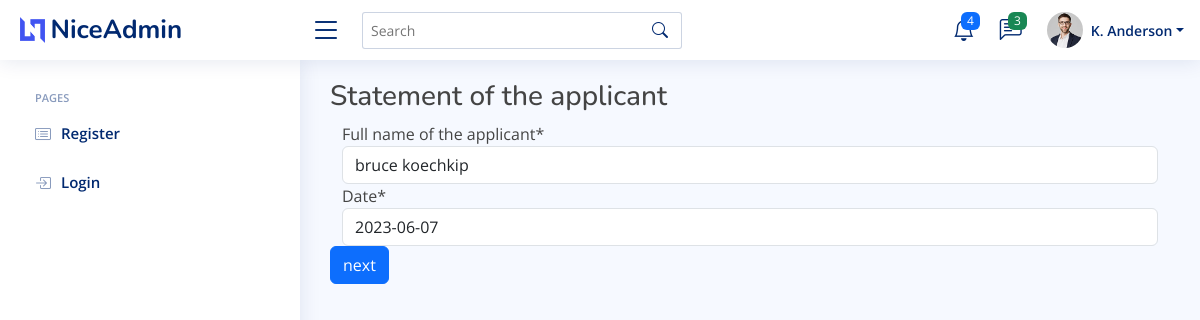
Page /statement_of_the_applicant (signed in) on the committed database.
### membership/models.py (models this page shows)
class Statement_of_the_applicant(models.Model):
    Full_name_of_the_applicant = models.CharField(max_length=50)
    Date = models.DateField()
    user = models.ForeignKey(User, on_delete=models.CASCADE, unique=True)

### membership/views.py (the view)
# urls.py: path("statement_of_the_applicant", Statement_of_the_applicant_view, name="statement_of_the_applicant"),
@login_required
def Statement_of_the_applicant_view(request):
    try:
        statement_of_the_applicant = Statement_of_the_applicant.objects.get(user=request.user)
        form = Statement_of_the_applicant_forms(request.POST or None, instance=statement_of_the_applicant)
        if request.method == "POST":
            if form.is_valid():
                form.save()
                userid = request.user
                Membership_applications.objects.get_or_create(
                    status='pending',
                    Comments='',
                    Member=userid
                )
                return render(request, 'confirmation.html',{'applicant_name': userid, 'your_name': 'Your Name'})
        else:
            form = Statement_of_the_applicant_forms(instance=statement_of_the_applicant)
    except Statement_of_the_applicant.DoesNotExist:
        form = Statement_of_the_applicant_forms(request.POST or None)
        if request.method == "POST":
            if form.is_valid():
                statement_of_the_applicant = form.save(commit=False)
                statement_of_the_applicant.user = request.user
                statement_of_the_applicant.save()
                username = request.user.username
                membership_officer, _ = Membership_applications.objects.get_or_create(
                    Membership_officer=request.user,
                    status='pending',
                    Comments='',
                    Member=username
                )
                return render(request, 'confirmation.html', {'applicant_name': username, 'your_name': 'Your Name'})
    return render(request, "statement_of_the_applicant.html", {"context": form})

### membership/forms.py
class Statement_of_the_applicant_forms(forms.ModelForm):
      class Meta:
          model = Statement_of_the_applicant
          exclude = ('user',)

### membership/templates/statement_of_the_applicant.html (shortened to what this page needs)
{% extends 'base2.html' %}
{% load crispy_forms_tags %}
{% load static %}
{% block content %}
<main id="main" class="main">
    <h3> Statement of the applicant </h3>
     <form method="POST" action="{% url 'membership:statement_of_the_applicant' %}">
    <div class="container">
{{ context|crispy }}
    </div>
         <input type="submit" name="submit" value="next"   class="btn btn-primary next-button" Next />
     </form>
</main>
{% endblock %}

### static/css/style.css (style rules this page uses)
:root { scroll-behavior: smooth; }
body { font-family: "Open Sans", sans-serif; background: #f6f9ff; color: #444444; }
h1, h2, h3, h4, h5, h6 { font-family: "Nunito", sans-serif; }
#main { margin-top: 60px; padding: 20px 30px; transition: all 0.3s; }
@media (min-width: 1200px) { #main, #footer { margin-left: 300px; } }

### rows in the picture
Statement_of_the_applicant: Full_name_of_the_applicant "bruce koechkip", Date "2023-06-07"
